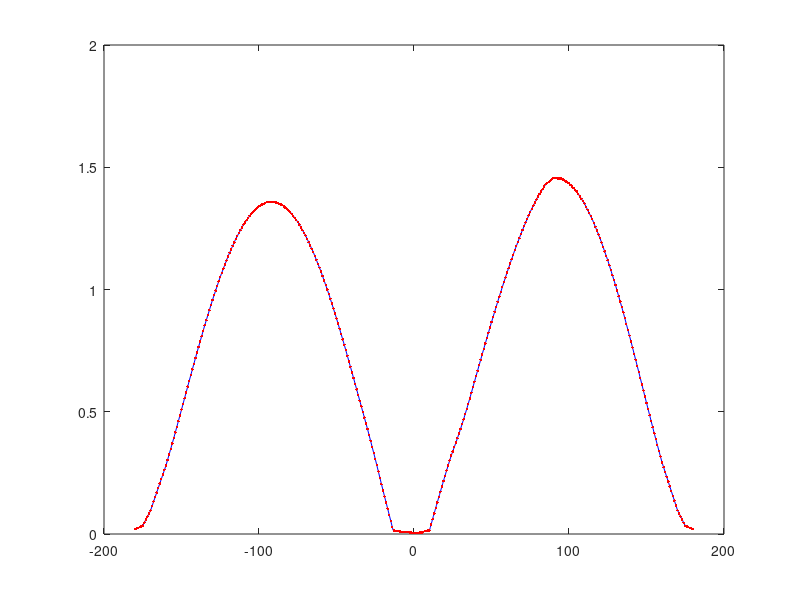

Write the MATLAB code that produced this figure.
load TURBINE_DATA/NACA64.dat

x = NACA64(:,1);
y = NACA64(:,3);
x1 = -180:1:180;
y1 = interp1(x,y,x1);

plot(x,y,'b',x1,y1,'.r')